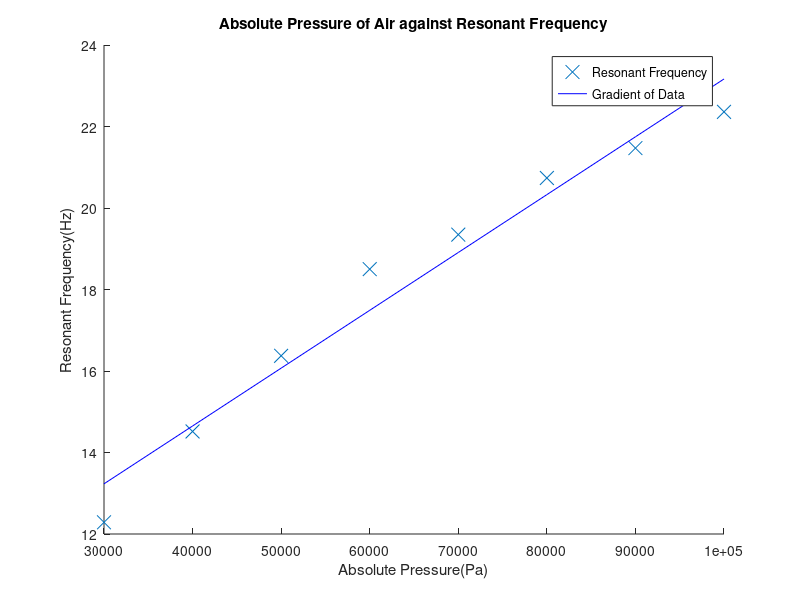
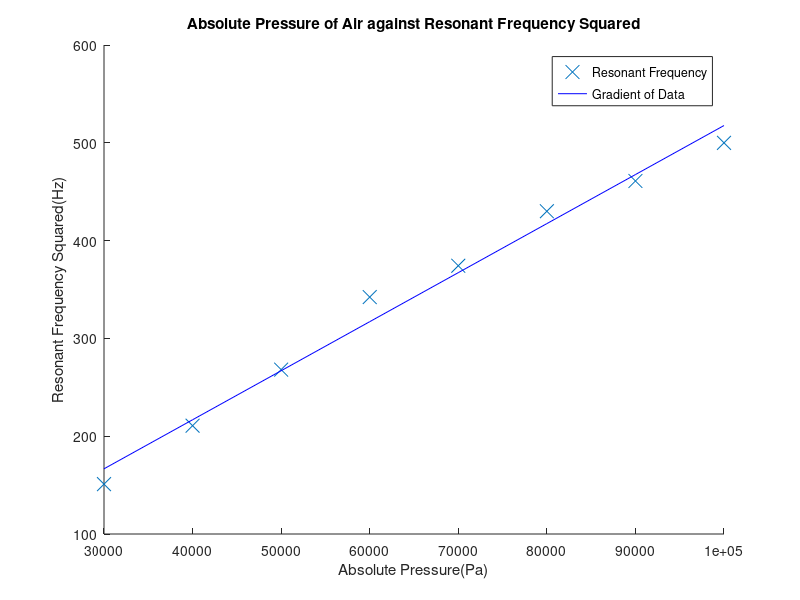
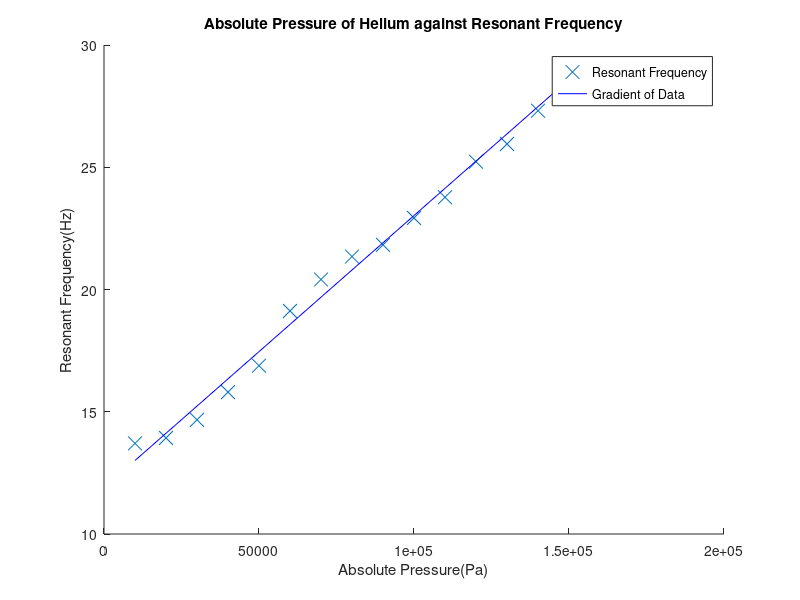
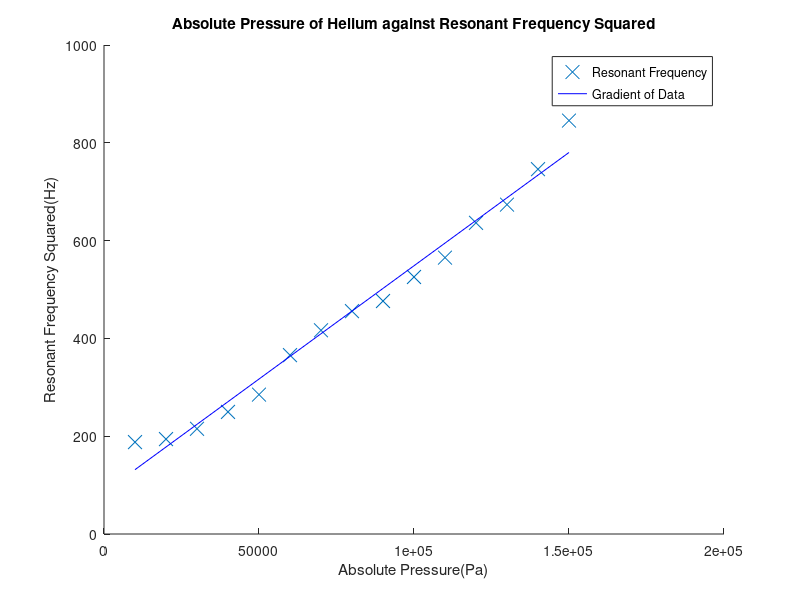

Recreate these plots in MATLAB, in order.
clear all;
close all;

%Aimee's Values :
% Air Gamma- 1.22
% Helium Gamma - 1.56
% Nitrogen Gamma - 1.50

%Our Values :
%Air Gamma - 1.42
%Helium Gamma - 1.31
%Nitrogen Gamma - 1.50


%Verified Values :
%Air Gamma - 1.4
%Helium Gamma - 1.63
%Nitrogen Gamma -  1.401

V = 5.22 * 10^-5 ; %Volume of Tube - Uncert is 0.02
M = 6.528 * 10 ^-3;%Mass of piston - Uncert is 0.0001
A = 1.54 * 10^-4;%Cross section area A - Uncert is 0.01;

pipeDiameter = 12.78* 10^-3;
pipeLength = 45.17* 10^-3;
pipeVolume = pi*(pipeDiameter/2)^2 * pipeLength 
%A = pi*(pipeDiameter/2)^2

%V = V - pipeVolume

%Systematic Uncert in Pr

%is plus or minus 2500 Pascals
%At Absolute Pressure 100,000 Pa
frequencyAir1 = [22.2,22.65,22.23]; %Hz Systematic uncert = 0.01
averageFrequencyAir1 = mean(frequencyAir1);

%At pressure 90,000Pa
frequencyAir2 = [21.65,21.36,21.40];
averageFrequencyAir2 = mean(frequencyAir2);

%At pressure 80,000Pa
frequencyAir3 = [21.16,20.90,20.15];
averageFrequencyAir3 = mean(frequencyAir3);


%At pressure 70,000Pa
frequencyAir4 = [18.74,19.82,19.48];
averageFrequencyAir4 = mean(frequencyAir4);

%At pressure 60,000Pa
frequencyAir5 = [18.73,18.74,18.03];
averageFrequencyAir5 = mean(frequencyAir5);

%At pressure 50,000Pa
frequencyAir6 = [16.19,16.90,16.03];
averageFrequencyAir6 = mean(frequencyAir6);

%At pressure 40,000Pa
frequencyAir7 = [14.15,14.70,14.70];
averageFrequencyAir7 = mean(frequencyAir7);


%At pressure 30,000Pa
frequencyAir8 = [12.13,12.34,12.39];
averageFrequencyAir8 = mean(frequencyAir8);



    





frequencyAir =[frequencyAir1;frequencyAir2;frequencyAir3;frequencyAir4;frequencyAir5;frequencyAir6;frequencyAir7;frequencyAir8];
averageFrequencyAir = [averageFrequencyAir1,averageFrequencyAir2,averageFrequencyAir3,averageFrequencyAir4,averageFrequencyAir5,averageFrequencyAir6,averageFrequencyAir7,averageFrequencyAir8];
averageFrequencySquaredAir = averageFrequencyAir.^2;
gradientAirFrequencyAgainstPressure = polyfit(100000:-10000:30000,averageFrequencyAir,1);
bestFitFrequencyAir = polyval(gradientAirFrequencyAgainstPressure,100000:-10000:30000);

figure(1);
hold on;
scatter(100000:-10000:30000, averageFrequencyAir,100,'xk');
plot(100000:-10000:30000, bestFitFrequencyAir,'b-');
xlabel('Absolute Pressure(Pa)');
ylabel('Resonant Frequency(Hz)');
title('Absolute Pressure of Air against Resonant Frequency');
hold off;
legend('Resonant Frequency','Gradient of Data','Location','best');
gradientAirFrequencySquaredAgainstPressure = polyfit(100000:-10000:30000,averageFrequencySquaredAir,1)
bestFitFrequencySquaredAir = polyval(gradientAirFrequencySquaredAgainstPressure,100000:-10000:30000);

figure(2);
hold on;
scatter(100000:-10000:30000, averageFrequencySquaredAir,100,'xk');
plot(100000:-10000:30000,bestFitFrequencySquaredAir,'b-');
xlabel('Absolute Pressure(Pa)');
ylabel('Resonant Frequency Squared(Hz)');
title('Absolute Pressure of Air against Resonant Frequency Squared');
hold off;
legend('Resonant Frequency','Gradient of Data','Location','best');

gammaAir = ((gradientAirFrequencySquaredAgainstPressure(1)*2*M*pi^2*V)/A^2)



%For Helium
%At Absolute Pressure 150,000 Pa
frequencyHelium1 =   [29.55,28.84,28.84];% Hz Systematic uncert = 0.01
averageFrequencyHelium1 =   mean(frequencyHelium1);


%At Absolute Pressure 140,000 Pa
frequencyHelium2 =   [27.11,27.46,27.37];% Hz Systematic uncert = 0.01
averageFrequencyHelium2 =   mean(frequencyHelium2);

%At Absolute Pressure 130,000 Pa
frequencyHelium3 =   [26.09,25.86,25.91];% Hz Systematic uncert = 0.01
averageFrequencyHelium3 =   mean(frequencyHelium3);

%At Absolute Pressure 120,000 Pa
frequencyHelium4 =   [24.93,25.27,25.48];% Hz Systematic uncert = 0.01
averageFrequencyHelium4=   mean(frequencyHelium4);

%At Absolute Pressure 110,000 Pa
frequencyHelium5 =   [23.99,24.30,23.03];% Hz Systematic uncert = 0.01
averageFrequencyHelium5 =   mean(frequencyHelium5);

%At Absolute Pressure 100,000 Pa
frequencyHelium6 =   [23.75,22.27,22.76];% Hz Systematic uncert = 0.01
averageFrequencyHelium6 =   mean(frequencyHelium6);

%At Absolute Pressure 90,000 Pa
frequencyHelium7 =   [21.38,22.74,21.36];% Hz Systematic uncert = 0.01
averageFrequencyHelium7 =   mean(frequencyHelium7);

%At Absolute Pressure 80,000 Pa
frequencyHelium8 =   [21.12,21.74,21.18];% Hz Systematic uncert = 0.01
averageFrequencyHelium8 =   mean(frequencyHelium8);

%At Absolute Pressure 70,000 Pa
frequencyHelium9 =   [20.09,20.30,20.84];% Hz Systematic uncert = 0.01
averageFrequencyHelium9 =   mean(frequencyHelium9);

%At Absolute Pressure 60,000 Pa
frequencyHelium10 =   [19.27,19.30,18.80];% Hz Systematic uncert = 0.01
averageFrequencyHelium10 =   mean(frequencyHelium10);

%At Absolute Pressure 50,000 Pa
frequencyHelium11 =   [17.64,16.28,16.73];% Hz Systematic uncert = 0.01
averageFrequencyHelium11 =   mean(frequencyHelium11);

%At Absolute Pressure 40,000 Pa
frequencyHelium12 =   [16.01,15.84,15.56];% Hz Systematic uncert = 0.01
averageFrequencyHelium12 =   mean(frequencyHelium12);

%At Absolute Pressure 30,000 Pa
frequencyHelium13 =   [15.16,14.50,14.35];% Hz Systematic uncert = 0.01
averageFrequencyHelium13 =   mean(frequencyHelium13);

%At Absolute Pressure 20,000 Pa
frequencyHelium14 =   [13.93,14.25,13.61];% Hz Systematic uncert = 0.01
averageFrequencyHelium14 =   mean(frequencyHelium14);

%At Absolute Pressure 10,000 Pa
frequencyHelium15 =   [13.81,13.30,14.01];% Hz Systematic uncert = 0.01
averageFrequencyHelium15 =   mean(frequencyHelium15);



frequencyHelium =[frequencyHelium1;frequencyHelium2;frequencyHelium3;frequencyHelium4;frequencyHelium5;frequencyHelium6;frequencyHelium7;frequencyHelium8;frequencyHelium9;frequencyHelium10;frequencyHelium11;frequencyHelium12;frequencyHelium13;frequencyHelium14;frequencyHelium15];
averageFrequencyHelium = [averageFrequencyHelium1,averageFrequencyHelium2,averageFrequencyHelium3,averageFrequencyHelium4,averageFrequencyHelium5,averageFrequencyHelium6,averageFrequencyHelium7,averageFrequencyHelium8,averageFrequencyHelium9,averageFrequencyHelium10,averageFrequencyHelium11,averageFrequencyHelium12,averageFrequencyHelium13,averageFrequencyHelium14,averageFrequencyHelium15];
averageFrequencySquaredHelium = averageFrequencyHelium.^2;
gradientHeliumFrequencyAgainstPressure = polyfit(150000:-10000:10000,averageFrequencyHelium,1);

bestFitFrequencyHelium = polyval(gradientHeliumFrequencyAgainstPressure,150000:-10000:10000);

figure(3);
hold on;
scatter(150000:-10000:10000, averageFrequencyHelium,100,'xk');
plot(150000:-10000:10000,bestFitFrequencyHelium,'b-');
xlabel('Absolute Pressure(Pa)');
ylabel('Resonant Frequency(Hz)');
title('Absolute Pressure of Helium against Resonant Frequency');
hold off;
legend('Resonant Frequency','Gradient of Data','Location','best');



gradientHeliumFrequencySquaredAgainstPressure = polyfit(150000:-10000:10000,averageFrequencySquaredHelium,1)
bestFitFrequencySquaredHelium = polyval(gradientHeliumFrequencySquaredAgainstPressure,150000:-10000:10000);

figure(4);
hold on;
scatter(150000:-10000:10000, averageFrequencySquaredHelium,100,'xk');
plot(150000:-10000:10000,bestFitFrequencySquaredHelium,'b-');
xlabel('Absolute Pressure(Pa)');
ylabel('Resonant Frequency Squared(Hz)');
title('Absolute Pressure of Helium against Resonant Frequency Squared');
hold off;
legend('Resonant Frequency','Gradient of Data','Location','best');
gammaHelium = ((gradientHeliumFrequencySquaredAgainstPressure(1)*2*M*pi^2*V)/A^2)



%For Nitrogen
%At Absolute Pressure 150,000 Pa
frequencyNitrogen1 =   [29.20,28.46,29.33];% Hz Systematic uncert = 0.01
averageFrequencyNitrogen1 =   mean(frequencyNitrogen1);


%At Absolute Pressure 140,000 Pa
frequencyNitrogen2 =   [26.88,26.46,26.98];% Hz Systematic uncert = 0.01
averageFrequencyNitrogen2 =   mean(frequencyNitrogen2);

%At Absolute Pressure 130,000 Pa
frequencyNitrogen3 =   [25.75,26.34,25.85];% Hz Systematic uncert = 0.01
averageFrequencyNitrogen3 =   mean(frequencyNitrogen3);

%At Absolute Pressure 120,000 Pa
frequencyNitrogen4 =   [24.74,25.12,25.05];% Hz Systematic uncert = 0.01
averageFrequencyNitrogen4=   mean(frequencyNitrogen4);

%At Absolute Pressure 110,000 Pa
frequencyNitrogen5 =   [24.48,24.33,23.78];% Hz Systematic uncert = 0.01
averageFrequencyNitrogen5 =   mean(frequencyNitrogen5);

%At Absolute Pressure 100,000 Pa
frequencyNitrogen6 =   [23.13,23.39,22.58];% Hz Systematic uncert = 0.01
averageFrequencyNitrogen6 =   mean(frequencyNitrogen6);

%At Absolute Pressure 90,000 Pa
frequencyNitrogen7 =   [22.22,21.90,21.74];% Hz Systematic uncert = 0.01
averageFrequencyNitrogen7 =   mean(frequencyNitrogen7);

%At Absolute Pressure 80,000 Pa
frequencyNitrogen8 =   [19.94,19.56,20.30];% Hz Systematic uncert = 0.01
averageFrequencyNitrogen8 =   mean(frequencyNitrogen8);

%At Absolute Pressure 70,000 Pa
frequencyNitrogen9 =   [19.45,19.06,18.90];% Hz Systematic uncert = 0.01
averageFrequencyNitrogen9 =   mean(frequencyNitrogen9);

%At Absolute Pressure 60,000 Pa
frequencyNitrogen10 =  [18.75,18.75,18.34];% Hz Systematic uncert = 0.01
averageFrequencyNitrogen10 =   mean(frequencyNitrogen10);

%At Absolute Pressure 50,000 Pa
frequencyNitrogen11 =  [16.56,16.63,16.73];% Hz Systematic uncert = 0.01
averageFrequencyNitrogen11 =   mean(frequencyNitrogen11);

%At Absolute Pressure 40,000 Pa
frequencyNitrogen12 =  [14.40,14.40,13.94];% Hz Systematic uncert = 0.01
averageFrequencyNitrogen12 =   mean(frequencyNitrogen12);

%At Absolute Pressure 30,000 Pa
frequencyNitrogen13 =  [13.05,13.08,12.36];% Hz Systematic uncert = 0.01
averageFrequencyNitrogen13 =   mean(frequencyNitrogen13);

frequencyNitrogen =[frequencyNitrogen1;frequencyNitrogen2;frequencyNitrogen3;frequencyNitrogen4;frequencyNitrogen5;frequencyNitrogen6;frequencyNitrogen7;frequencyNitrogen8;frequencyNitrogen9;frequencyNitrogen10;frequencyNitrogen11;frequencyNitrogen12;frequencyNitrogen13];
averageFrequencyNitrogen = [averageFrequencyNitrogen1,averageFrequencyNitrogen2,averageFrequencyNitrogen3,averageFrequencyNitrogen4,averageFrequencyNitrogen5,averageFrequencyNitrogen6,averageFrequencyNitrogen7,averageFrequencyNitrogen8,averageFrequencyNitrogen9,averageFrequencyNitrogen10,averageFrequencyNitrogen11,averageFrequencyNitrogen12,averageFrequencyNitrogen13];
averageFrequencySquaredNitrogen = averageFrequencyNitrogen.^2;
gradientNitrogenFrequencyAgainstPressure = polyfit(150000:-10000:30000,averageFrequencyNitrogen,1);

bestFitFrequencyNitrogen = polyval(gradientNitrogenFrequencyAgainstPressure,150000:-10000:30000);

figure(5);
hold on;
scatter(150000:-10000:30000, averageFrequencyNitrogen,100,'xk');
plot(150000:-10000:30000,bestFitFrequencyNitrogen,'b-');
xlabel('Absolute Pressure(Pa)');
ylabel('Resonant Frequency(Hz)');
title('Absolute Pressure of Nitrogen against Resonant Frequency');
hold off;
legend('Resonant Frequency','Gradient of Data','Location','best');



gradientNitrogenFrequencySquaredAgainstPressure = polyfit(150000:-10000:30000,averageFrequencySquaredNitrogen,1)
bestFitFrequencySquaredNitrogen = polyval(gradientNitrogenFrequencySquaredAgainstPressure,150000:-10000:30000);

figure(6);
hold on;
scatter(150000:-10000:30000, averageFrequencySquaredNitrogen,100,'xk');
plot(150000:-10000:30000,bestFitFrequencySquaredNitrogen,'b-');
xlabel('Absolute Pressure(Pa)');
ylabel('Resonant Frequency Squared(Hz)');
title('Absolute Pressure of Nitrogen against Resonant Frequency Squared');
hold off;
legend('Resonant Frequency','Gradient of Data','Location','best');
gammaNitrogen = ((gradientNitrogenFrequencySquaredAgainstPressure(1)*2*M*pi^2*V)/A^2)


close all;